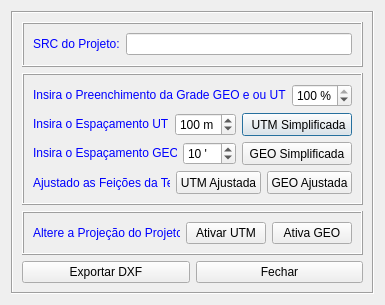
<?xml version="1.0" encoding="UTF-8"?>
<ui version="4.0">
 <class>GradeUtmGeoDialog</class>
 <widget class="QDialog" name="GradeUtmGeoDialog">
  <property name="geometry">
   <rect>
    <x>0</x>
    <y>0</y>
    <width>385</width>
    <height>305</height>
   </rect>
  </property>
  <property name="minimumSize">
   <size>
    <width>385</width>
    <height>305</height>
   </size>
  </property>
  <property name="maximumSize">
   <size>
    <width>385</width>
    <height>305</height>
   </size>
  </property>
  <property name="windowTitle">
   <string>Dialog</string>
  </property>
  <property name="windowIcon">
   <iconset>
    <normaloff>../icones/gradeutmgeo.png</normaloff>../icones/gradeutmgeo.png</iconset>
  </property>
  <property name="sizeGripEnabled">
   <bool>false</bool>
  </property>
  <layout class="QGridLayout" name="gridLayout_9">
   <item row="0" column="0">
    <widget class="QFrame" name="frame">
     <property name="styleSheet">
      <string notr="true"/>
     </property>
     <property name="frameShape">
      <enum>QFrame::Shape::Box</enum>
     </property>
     <property name="frameShadow">
      <enum>QFrame::Shadow::Sunken</enum>
     </property>
     <layout class="QGridLayout" name="gridLayout_8">
      <item row="0" column="0" colspan="2">
       <widget class="QFrame" name="frame_2">
        <property name="frameShape">
         <enum>QFrame::Shape::Box</enum>
        </property>
        <property name="frameShadow">
         <enum>QFrame::Shadow::Raised</enum>
        </property>
        <property name="lineWidth">
         <number>1</number>
        </property>
        <property name="midLineWidth">
         <number>0</number>
        </property>
        <layout class="QGridLayout" name="gridLayout">
         <item row="0" column="0">
          <widget class="QLabel" name="label_5">
           <property name="styleSheet">
            <string notr="true">color: rgb(0, 0, 255);</string>
           </property>
           <property name="frameShape">
            <enum>QFrame::Shape::NoFrame</enum>
           </property>
           <property name="frameShadow">
            <enum>QFrame::Shadow::Sunken</enum>
           </property>
           <property name="text">
            <string>SRC do Projeto:</string>
           </property>
           <property name="textFormat">
            <enum>Qt::TextFormat::RichText</enum>
           </property>
          </widget>
         </item>
         <item row="0" column="1">
          <widget class="QLineEdit" name="lineEditSRC"/>
         </item>
        </layout>
       </widget>
      </item>
      <item row="1" column="0" colspan="2">
       <widget class="QFrame" name="frame_3">
        <property name="frameShape">
         <enum>QFrame::Shape::Box</enum>
        </property>
        <property name="frameShadow">
         <enum>QFrame::Shadow::Raised</enum>
        </property>
        <layout class="QGridLayout" name="gridLayout_7">
         <item row="0" column="0">
          <layout class="QGridLayout" name="gridLayout_4">
           <item row="0" column="0">
            <widget class="QLabel" name="label_2">
             <property name="styleSheet">
              <string notr="true">color: rgb(0, 0, 255);</string>
             </property>
             <property name="frameShape">
              <enum>QFrame::Shape::NoFrame</enum>
             </property>
             <property name="frameShadow">
              <enum>QFrame::Shadow::Sunken</enum>
             </property>
             <property name="text">
              <string>Insira o Preenchimento da Grade GEO e ou  UTM:</string>
             </property>
             <property name="textFormat">
              <enum>Qt::TextFormat::RichText</enum>
             </property>
            </widget>
           </item>
           <item row="0" column="1">
            <widget class="QSpinBox" name="spinBox_percentual">
             <property name="maximumSize">
              <size>
               <width>60</width>
               <height>23</height>
              </size>
             </property>
             <property name="suffix">
              <string> %</string>
             </property>
             <property name="prefix">
              <string/>
             </property>
             <property name="minimum">
              <number>10</number>
             </property>
             <property name="maximum">
              <number>100</number>
             </property>
             <property name="singleStep">
              <number>10</number>
             </property>
             <property name="value">
              <number>100</number>
             </property>
            </widget>
           </item>
          </layout>
         </item>
         <item row="1" column="0">
          <layout class="QGridLayout" name="gridLayout_2">
           <item row="0" column="0">
            <widget class="QLabel" name="label">
             <property name="styleSheet">
              <string notr="true">color: rgb(0, 0, 255);</string>
             </property>
             <property name="frameShape">
              <enum>QFrame::Shape::NoFrame</enum>
             </property>
             <property name="frameShadow">
              <enum>QFrame::Shadow::Sunken</enum>
             </property>
             <property name="text">
              <string>Insira o Espaçamento UTM:</string>
             </property>
             <property name="textFormat">
              <enum>Qt::TextFormat::RichText</enum>
             </property>
            </widget>
           </item>
           <item row="0" column="1">
            <widget class="QSpinBox" name="spinBox_espacamento">
             <property name="suffix">
              <string> m</string>
             </property>
             <property name="prefix">
              <string/>
             </property>
             <property name="minimum">
              <number>10</number>
             </property>
             <property name="maximum">
              <number>500</number>
             </property>
             <property name="singleStep">
              <number>10</number>
             </property>
             <property name="value">
              <number>100</number>
             </property>
            </widget>
           </item>
           <item row="0" column="2">
            <widget class="QPushButton" name="pushButtonGradeUTM">
             <property name="minimumSize">
              <size>
               <width>110</width>
               <height>23</height>
              </size>
             </property>
             <property name="maximumSize">
              <size>
               <width>110</width>
               <height>23</height>
              </size>
             </property>
             <property name="styleSheet">
              <string notr="true">QPushButton {
    /* Mantém o estilo original do botão */
    transition: all 0.2s ease; /* Suaviza todas as transições de estado */
}

QPushButton:hover {
    background-color: qlineargradient(spread:pad, x1:0, y1:0, x2:0, y2:1, stop:0 #80dfff, stop:1 #66c2ff); /* Gradiente suave em tons de azul malibu */
    border: 1px solid #3399ff; /* Borda azul malibu mais escura */
    border-radius: 4px; /* Cantos arredondados */
    box-shadow: 0px 4px 8px rgba(102, 194, 255, 0.8); /* Sombra azul malibu brilhante e levemente deslocada para dar profundidade */
}

QPushButton:pressed {
    background-color: qlineargradient(spread:pad, x1:0, y1:0, x2:0, y2:1, stop:0 #66c2ff, stop:1 #3399ff); /* Gradiente mais escuro para efeito pressionado */
    border: 1px solid #007acc; /* Borda azul malibu ainda mais escura */
    box-shadow: inset 0px 4px 8px rgba(102, 194, 255, 0.8); /* Sombra interna para dar a impressão de que o botão foi pressionado */
    transform: scale(0.98); /* Leve redução no tamanho para simular o pressionar */
}
</string>
             </property>
             <property name="text">
              <string> UTM Simplificada</string>
             </property>
            </widget>
           </item>
          </layout>
         </item>
         <item row="2" column="0">
          <layout class="QGridLayout" name="gridLayout_3">
           <item row="0" column="0">
            <widget class="QLabel" name="label_6">
             <property name="styleSheet">
              <string notr="true">color: rgb(0, 0, 255);</string>
             </property>
             <property name="frameShape">
              <enum>QFrame::Shape::NoFrame</enum>
             </property>
             <property name="frameShadow">
              <enum>QFrame::Shadow::Sunken</enum>
             </property>
             <property name="text">
              <string>Insira o Espaçamento GEO:</string>
             </property>
             <property name="textFormat">
              <enum>Qt::TextFormat::RichText</enum>
             </property>
            </widget>
           </item>
           <item row="0" column="1">
            <widget class="QSpinBox" name="spinBox_segundos">
             <property name="suffix">
              <string> '</string>
             </property>
             <property name="prefix">
              <string/>
             </property>
             <property name="minimum">
              <number>1</number>
             </property>
             <property name="maximum">
              <number>360</number>
             </property>
             <property name="singleStep">
              <number>1</number>
             </property>
             <property name="value">
              <number>10</number>
             </property>
            </widget>
           </item>
           <item row="0" column="2">
            <widget class="QPushButton" name="pushButtonGradeGeo">
             <property name="minimumSize">
              <size>
               <width>110</width>
               <height>23</height>
              </size>
             </property>
             <property name="maximumSize">
              <size>
               <width>110</width>
               <height>23</height>
              </size>
             </property>
             <property name="styleSheet">
              <string notr="true">QPushButton {
    /* Mantém o estilo original do botão */
    transition: all 0.2s ease; /* Suaviza todas as transições de estado */
}

QPushButton:hover {
    background-color: qlineargradient(spread:pad, x1:0, y1:0, x2:0, y2:1, stop:0 #00f7ff, stop:1 #00d9ff); /* Gradiente suave em tons de azul neon */
    border: 1px solid #00b3cc; /* Borda azul neon mais escura */
    border-radius: 4px; /* Cantos arredondados */
    box-shadow: 0px 4px 8px rgba(0, 247, 255, 0.8); /* Sombra azul neon brilhante e levemente deslocada para dar profundidade */
}

QPushButton:pressed {
    background-color: qlineargradient(spread:pad, x1:0, y1:0, x2:0, y2:1, stop:0 #00d9ff, stop:1 #00b3cc); /* Gradiente mais escuro para efeito pressionado */
    border: 1px solid #0099b3; /* Borda azul neon ainda mais escura */
    box-shadow: inset 0px 4px 8px rgba(0, 247, 255, 0.8); /* Sombra interna para dar a impressão de que o botão foi pressionado */
    transform: scale(0.98); /* Leve redução no tamanho para simular o pressionar */
}
</string>
             </property>
             <property name="text">
              <string>GEO Simplificada</string>
             </property>
             <property name="default">
              <bool>false</bool>
             </property>
             <property name="flat">
              <bool>false</bool>
             </property>
            </widget>
           </item>
          </layout>
         </item>
         <item row="3" column="0">
          <layout class="QGridLayout" name="gridLayout_5">
           <item row="0" column="0">
            <widget class="QLabel" name="label_4">
             <property name="styleSheet">
              <string notr="true">color: rgb(0, 0, 255);</string>
             </property>
             <property name="text">
              <string>Ajustado as Feições da Tela:</string>
             </property>
            </widget>
           </item>
           <item row="0" column="1">
            <widget class="QPushButton" name="pushButtonGradeAj">
             <property name="sizePolicy">
              <sizepolicy hsizetype="Minimum" vsizetype="Fixed">
               <horstretch>0</horstretch>
               <verstretch>0</verstretch>
              </sizepolicy>
             </property>
             <property name="minimumSize">
              <size>
               <width>85</width>
               <height>23</height>
              </size>
             </property>
             <property name="maximumSize">
              <size>
               <width>85</width>
               <height>23</height>
              </size>
             </property>
             <property name="styleSheet">
              <string notr="true">/* Estado normal: mantém o estilo original definido pelo Qtdesigner */
QPushButton {
    /* Não há alterações aqui, preserva o visual padrão */
}

/* Ao passar o mouse: aplica o efeito &quot;Windows Vista&quot; com azul neon */
QPushButton:hover {
    background: qlineargradient(
        spread: pad,
        x1: 0, y1: 0,
        x2: 0, y2: 1,
        stop: 0   #00f7ff,  /* Topo levemente mais claro */
        stop: 0.8 #80f0ff,
        stop: 1   #60e0f0   /* Fundo com variação suave */
    );
    border: 1px solid #00d9ff; /* Realça a borda em azul neon */
    border-radius: 4px;         /* Garante cantos arredondados, se necessário */
    transition: all 0.2s ease;  /* Suaviza a transição do efeito */
}

/* Ao clicar: fixa o efeito com cor sólida e aparência &quot;pressionada&quot; */
QPushButton:pressed {
    background: qlineargradient(
        spread: pad,
        x1: 0, y1: 0,
        x2: 0, y2: 1,
        stop: 0   #00d9ff,  /* Gradiente para efeito pressionado */
        stop: 1   #00daf7
    );
    border: 1px solid #0099b3;  /* Borda levemente escurecida */
    transform: scale(0.98);      /* Sutil redução de escala para simular clique */
}
</string>
             </property>
             <property name="text">
              <string>UTM Ajustada</string>
             </property>
            </widget>
           </item>
           <item row="0" column="2">
            <widget class="QPushButton" name="pushButtonGradeGeoAj">
             <property name="enabled">
              <bool>true</bool>
             </property>
             <property name="sizePolicy">
              <sizepolicy hsizetype="Minimum" vsizetype="Fixed">
               <horstretch>0</horstretch>
               <verstretch>0</verstretch>
              </sizepolicy>
             </property>
             <property name="minimumSize">
              <size>
               <width>85</width>
               <height>23</height>
              </size>
             </property>
             <property name="maximumSize">
              <size>
               <width>85</width>
               <height>23</height>
              </size>
             </property>
             <property name="styleSheet">
              <string notr="true">QPushButton {
    /* Mantém o estilo original do botão */
    transition: all 0.2s ease; /* Suaviza todas as transições de estado */
}

QPushButton:hover {
    background-color: qlineargradient(spread:pad, x1:0, y1:0, x2:0, y2:1, stop:0 #00f7ff, stop:1 #00d9ff); /* Gradiente suave em tons de azul neon */
    border: 1px solid #00b3cc; /* Borda azul neon mais escura */
    border-radius: 4px; /* Cantos arredondados */
    box-shadow: 0px 4px 8px rgba(0, 247, 255, 0.8); /* Sombra azul neon brilhante e levemente deslocada para dar profundidade */
}

QPushButton:pressed {
    background-color: qlineargradient(spread:pad, x1:0, y1:0, x2:0, y2:1, stop:0 #00d9ff, stop:1 #00b3cc); /* Gradiente mais escuro para efeito pressionado */
    border: 1px solid #0099b3; /* Borda azul neon ainda mais escura */
    box-shadow: inset 0px 4px 8px rgba(0, 247, 255, 0.8); /* Sombra interna para dar a impressão de que o botão foi pressionado */
    transform: scale(0.98); /* Leve redução no tamanho para simular o pressionar */
}
</string>
             </property>
             <property name="text">
              <string>GEO Ajustada</string>
             </property>
             <property name="default">
              <bool>false</bool>
             </property>
             <property name="flat">
              <bool>false</bool>
             </property>
            </widget>
           </item>
          </layout>
         </item>
        </layout>
       </widget>
      </item>
      <item row="2" column="0" colspan="2">
       <widget class="QFrame" name="frame_4">
        <property name="frameShape">
         <enum>QFrame::Shape::Box</enum>
        </property>
        <property name="frameShadow">
         <enum>QFrame::Shadow::Raised</enum>
        </property>
        <property name="lineWidth">
         <number>1</number>
        </property>
        <property name="midLineWidth">
         <number>0</number>
        </property>
        <layout class="QGridLayout" name="gridLayout_6">
         <item row="0" column="1">
          <widget class="QPushButton" name="pushButtonAtivarUTM">
           <property name="toolTip">
            <string>&lt;html&gt;&lt;head/&gt;&lt;body&gt;&lt;p&gt;Ativa para SIRGAS2000&lt;/p&gt;&lt;/body&gt;&lt;/html&gt;</string>
           </property>
           <property name="styleSheet">
            <string notr="true">QPushButton {
    /* Mantém o estilo original do botão */
    transition: all 0.2s ease; /* Suaviza todas as transições de estado */
}

QPushButton:hover {
    background-color: qlineargradient(spread:pad, x1:0, y1:0, x2:0, y2:1, stop:0 #f7ff3c, stop:1 #d9ff00); /* Gradiente suave em tons de amarelo limão */
    border: 1px solid #b3cc00; /* Borda amarelo limão mais escura */
    border-radius: 4px; /* Cantos arredondados */
    box-shadow: 0px 4px 8px rgba(245, 255, 0, 0.8); /* Sombra amarelo limão brilhante e levemente deslocada para dar profundidade */
}

QPushButton:pressed {
    background-color: qlineargradient(spread:pad, x1:0, y1:0, x2:0, y2:1, stop:0 #d9ff00, stop:1 #b3cc00); /* Gradiente mais escuro para efeito pressionado */
    border: 1px solid #99b300; /* Borda amarelo limão ainda mais escura */
    box-shadow: inset 0px 4px 8px rgba(245, 255, 0, 0.8); /* Sombra interna para dar a impressão de que o botão foi pressionado */
    transform: scale(0.98); /* Leve redução no tamanho para simular o pressionar */
}
</string>
           </property>
           <property name="text">
            <string>Ativar UTM</string>
           </property>
          </widget>
         </item>
         <item row="0" column="2">
          <widget class="QPushButton" name="pushButtonAtivarGEO">
           <property name="toolTip">
            <string>&lt;html&gt;&lt;head/&gt;&lt;body&gt;&lt;p&gt;Ativa para WGS 84&lt;/p&gt;&lt;/body&gt;&lt;/html&gt;</string>
           </property>
           <property name="styleSheet">
            <string notr="true">QPushButton {
    /* Mantém o estilo original do botão */
    transition: all 0.2s ease; /* Suaviza todas as transições de estado */
}

QPushButton:hover {
    background-color: qlineargradient(spread:pad, x1:0, y1:0, x2:0, y2:1, stop:0 #ffffcc, stop:1 #ffff99); /* Gradiente suave em tons de amarelo claro */
    border: 1px solid #cccc00; /* Borda amarela mais escura */
    border-radius: 4px; /* Cantos arredondados */
    box-shadow: 0px 4px 8px rgba(255, 255, 0, 0.8); /* Sombra amarela brilhante e levemente deslocada para dar profundidade */
}

QPushButton:pressed {
    background-color: qlineargradient(spread:pad, x1:0, y1:0, x2:0, y2:1, stop:0 #ffff99, stop:1 #cccc00); /* Gradiente mais escuro para efeito pressionado */
    border: 1px solid #999900; /* Borda amarela ainda mais escura */
    box-shadow: inset 0px 4px 8px rgba(255, 255, 0, 0.8); /* Sombra interna para dar a impressão de que o botão foi pressionado */
    transform: scale(0.98); /* Leve redução no tamanho para simular o pressionar */
}
</string>
           </property>
           <property name="text">
            <string>Ativa GEO</string>
           </property>
          </widget>
         </item>
         <item row="0" column="0">
          <widget class="QLabel" name="label_3">
           <property name="styleSheet">
            <string notr="true">color: rgb(0, 0, 255);</string>
           </property>
           <property name="frameShape">
            <enum>QFrame::Shape::NoFrame</enum>
           </property>
           <property name="frameShadow">
            <enum>QFrame::Shadow::Sunken</enum>
           </property>
           <property name="text">
            <string>Altere a Projeção do Projeto:</string>
           </property>
           <property name="textFormat">
            <enum>Qt::TextFormat::RichText</enum>
           </property>
          </widget>
         </item>
        </layout>
       </widget>
      </item>
      <item row="3" column="0">
       <widget class="QPushButton" name="pushButtonDXF">
        <property name="styleSheet">
         <string notr="true">/* Estado normal: mantém o estilo original definido pelo Qtdesigner */
QPushButton {
    /* Não há alterações aqui, preserva o visual padrão */
}

/* Ao passar o mouse: aplica o efeito &quot;Windows Vista&quot; com magenta neon,
   onde a parte inferior fica mais clara e iluminada */
QPushButton:hover {
    background: qlineargradient(
        spread: pad,
        x1: 0, y1: 0,
        x2: 0, y2: 1,
        stop: 0   #ff66ff,  /* Topo levemente mais claro */
        stop: 0.8 #ff00ff,  /* Cor principal: magenta neon */
        stop: 1   #ff99ff   /* Fundo mais claro e iluminado */
    );
    border: 1px solid #ff00ff; /* Realça a borda em magenta neon */
    border-radius: 4px;         /* Garante cantos arredondados, se necessário */
    transition: all 0.2s ease;  /* Suaviza a transição do efeito */
}

/* Ao clicar: fixa o efeito com cor sólida e aparência &quot;pressionada&quot; */
QPushButton:pressed {
    background: qlineargradient(
        spread: pad,
        x1: 0, y1: 0,
        x2: 0, y2: 1,
        stop: 0   #ff00ff,  /* Gradiente para efeito pressionado */
        stop: 1   #e600e6
    );
    border: 1px solid #b300b3;  /* Borda levemente escurecida */
    transform: scale(0.98);      /* Sutil redução de escala para simular clique */
}
</string>
        </property>
        <property name="text">
         <string>Exportar DXF</string>
        </property>
       </widget>
      </item>
      <item row="3" column="1">
       <widget class="QPushButton" name="pushButtonFechar">
        <property name="styleSheet">
         <string notr="true">QPushButton {
    /* Mantém o estilo original do botão */
    transition: all 0.2s ease; /* Suaviza todas as transições de estado */
}

QPushButton:hover {
    background-color: qlineargradient(spread:pad, x1:0, y1:0, x2:0, y2:1, stop:0 #ffcccc, stop:1 #ff9999); /* Gradiente suave em tons de vermelho claro */
    border: 1px solid #ff6666; /* Borda vermelha mais escura */
    border-radius: 4px; /* Cantos arredondados */
    box-shadow: 0px 4px 8px rgba(255, 0, 0, 0.8); /* Sombra vermelha brilhante e levemente deslocada para dar profundidade */
}

QPushButton:pressed {
    background-color: qlineargradient(spread:pad, x1:0, y1:0, x2:0, y2:1, stop:0 #ff9999, stop:1 #ff6666); /* Gradiente mais escuro para efeito pressionado */
    border: 1px solid #cc0000; /* Borda vermelha ainda mais escura */
    box-shadow: inset 0px 4px 8px rgba(255, 0, 0, 0.8); /* Sombra interna para dar a impressão de que o botão foi pressionado */
    transform: scale(0.98); /* Leve redução no tamanho para simular o pressionar */
}
</string>
        </property>
        <property name="text">
         <string>Fechar</string>
        </property>
       </widget>
      </item>
     </layout>
    </widget>
   </item>
  </layout>
 </widget>
 <resources/>
 <connections/>
</ui>
